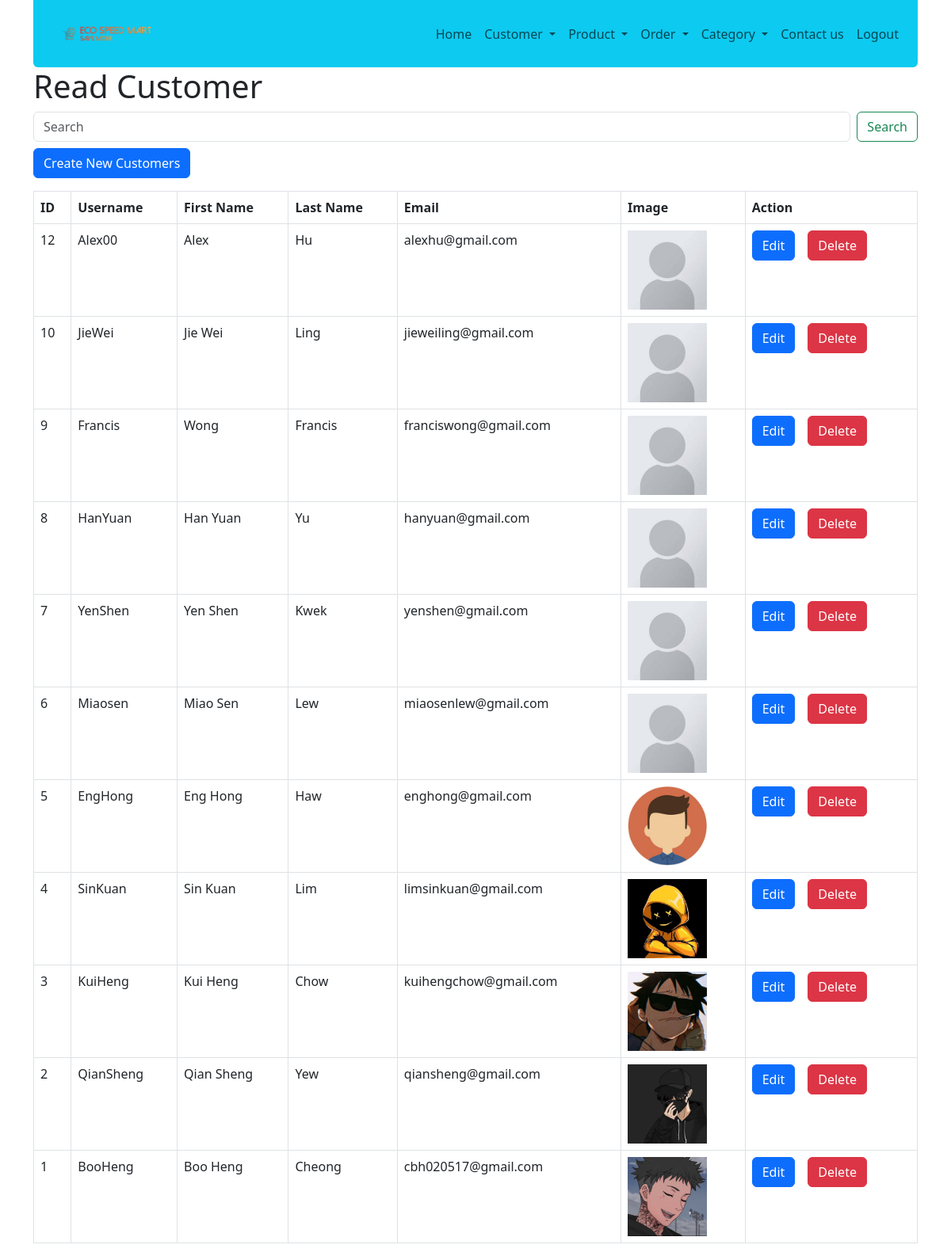
The app's page /customer_read.php (signed in) with its own data.
### tables this page shows
CREATE TABLE IF NOT EXISTS `customers` (
  `id` int NOT NULL AUTO_INCREMENT,
  `username` varchar(50) NOT NULL,
  `password` varchar(256) NOT NULL,
  `firstname` varchar(50) NOT NULL,
  `lastname` varchar(50) NOT NULL,
  `gender` enum('Male','Female') NOT NULL,
  `date_of_birth` date NOT NULL,
  `registration_date_time` datetime NOT NULL,
  `account_status` enum('Active','Inactive','','') NOT NULL DEFAULT 'Active',
  `email` varchar(50) NOT NULL,
  `image` varchar(255) NOT NULL,
  PRIMARY KEY (`id`),
  UNIQUE KEY `username` (`username`),
  UNIQUE KEY `email` (`email`)
);

### customer_read.php (the view, shortened to what this page needs)
<!DOCTYPE HTML>
<html>
<head>
    <link href="https://cdn.jsdelivr.net/npm/bootstrap@5.3.0/dist/css/bootstrap.min.css" rel="stylesheet">
</head>
<body>
    <div class="container">
        <?php
        include 'navbar/nav.php';
        ?>
        <div class="page-header">
            <h1>Read Customer</h1>
        </div>
        <form class="d-flex" action="<?php echo $_SERVER["PHP_SELF"]; ?>" method="GET">
            <input class="form-control me-2 mb-2" type="text" name="search" placeholder="Search" aria-label="Search" value="<?php echo isset($_GET['search_keyword']) ? htmlspecialchars($_GET['search_keyword'], ENT_QUOTES) : ''; ?>">
            <button class="btn btn-outline-success mb-2" type="submit">Search</button>
        </form>
        <?php
        include 'config/database.php';
        $query = "SELECT id, username, firstname, lastname, email, image FROM customers";
        $query .= " ORDER BY id DESC";
        $stmt = $con->prepare($query);
        $stmt->execute();
        $num = $stmt->rowCount();
        echo "<a href='customer_create.php' class='btn btn-primary mb-3'>Create New Customers</a>";
        if ($num > 0) {
            echo "<table class='table table-hover table-responsive table-bordered'>";
            echo "<tr>";
            echo "<th>ID</th>";
            echo "<th>Username</th>";
            echo "<th>First Name</th>";
            echo "<th>Last Name</th>";
            echo "<th>Email</th>";
            echo "<th>Image</th>";
            echo "<th>Action</th>";
            echo "</tr>";
            while ($row = $stmt->fetch(PDO::FETCH_ASSOC)) {
                extract($row);
                echo "<tr>";
                echo "<td>{$id}</td>";
                echo "<td><a href='customer_read_one.php?id={$id}' class='link-offset-2 link-offset-3-hover link-underline link-underline-opacity-0 link-underline-opacity-75-hover text-dark link-dark'>{$username}</a></td>";
                echo "<td>{$firstname}</td>";
                echo "<td>{$lastname}</td>";
                echo "<td>{$email}</td>";
                if ($image != "") {
                    echo '<td><img src="' . ($image) . '"width="100"></td>';
                } else {
                    echo '<td><img src="img/profile.jpeg" alt="image" width="100"></td>';
                }
                echo "<td>";
                echo "<a href='customer_update.php?id={$id}' class='btn btn-primary me-3'>Edit</a>";
                echo "<a href='#' onclick='delete_customer({$id});'  class='btn btn-danger'>Delete</a>";
                echo "</td>";
                echo "</tr>";
            }
            echo "</table>";
        } else {
            echo "<div class='alert alert-danger'>No records found.</div>";
        }
        ?>
    </div>
</body>
</html>

### navbar/nav.php (shortened to what this page needs)
<nav class="navbar navbar-expand-lg bg-info rounded-bottom py-0">
    <a class="navbar-brand ms-2" href="index.php">
        <img src="img/index_logo.png" alt="EcoMart" width="170" class="d-inline-block align-text-top">
    </a>
    <div class="collapse navbar-collapse justify-content-end me-3 ms-3 link-dark" id="navbarNav">
        <ul class="navbar-nav">
            <li class="nav-item">
                <a class="nav-link" href="index.php">Home</a>
            </li>
            <li class="nav-item dropdown">
                <a class="nav-link dropdown-toggle " href="#" role="button" data-bs-toggle="dropdown" aria-expanded="false">
                    Customer
                </a>
            </li>
            <li class="nav-item dropdown">
                <a class="nav-link dropdown-toggle" href="#" role="button" data-bs-toggle="dropdown" aria-expanded="false">
                    Product
                </a>
            </li>
            <li class="nav-item dropdown">
                <a class="nav-link dropdown-toggle" href="#" role="button" data-bs-toggle="dropdown" aria-expanded="false">
                    Order
                </a>
            </li>
            <li class="nav-item dropdown">
                <a class="nav-link dropdown-toggle" href="#" role="button" data-bs-toggle="dropdown" aria-expanded="false">
                    Category
                </a>
            </li>
            <li class="nav-item">
                <a class="nav-link" href="contact_form.php">Contact us</a>
            </li>
            <li class="nav-item">
                <a class="nav-link" href="?logout=true">Logout</a>
            </li>
        </ul>
    </div>
</nav>

### records on screen
customers: id "12", username "Alex00", firstname "Alex", lastname "Hu", email "alexhu@gmail.com"
customers: id "10", username "JieWei", firstname "Jie Wei", lastname "Ling", email "jieweiling@gmail.com"
customers: id "9", username "Francis", firstname "Wong", lastname "Francis", email "franciswong@gmail.com"
customers: id "8", username "HanYuan", firstname "Han Yuan", lastname "Yu", email "hanyuan@gmail.com"
customers: id "7", username "YenShen", firstname "Yen Shen", lastname "Kwek", email "yenshen@gmail.com"
customers: id "6", username "Miaosen", firstname "Miao Sen", lastname "Lew", email "miaosenlew@gmail.com"
customers: id "5", username "EngHong", firstname "Eng Hong", lastname "Haw", email "enghong@gmail.com", image (picture)
customers: id "4", username "SinKuan", firstname "Sin Kuan", lastname "Lim", email "limsinkuan@gmail.com", image (picture)
customers: id "3", username "KuiHeng", firstname "Kui Heng", lastname "Chow", email "kuihengchow@gmail.com", image (picture)
customers: id "2", username "QianSheng", firstname "Qian Sheng", lastname "Yew", email "qiansheng@gmail.com", image (picture)
customers: id "1", username "BooHeng", firstname "Boo Heng", lastname "Cheong", email "cbh020517@gmail.com", image (picture)
